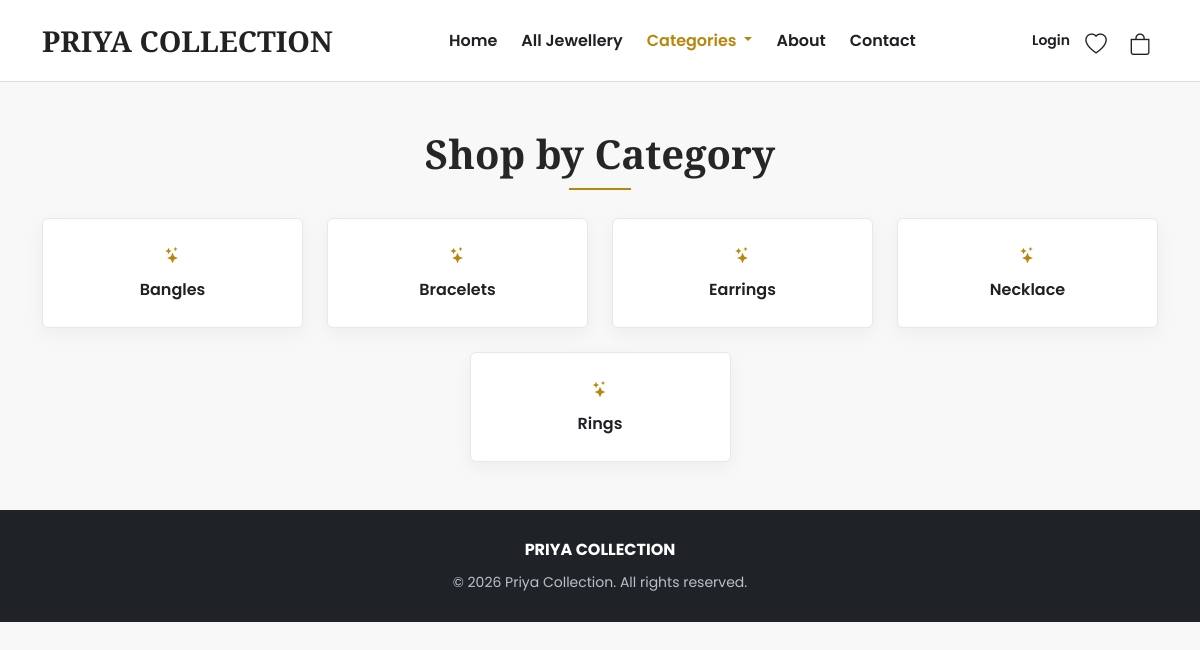
Page /categories/ on the committed database.
### store/models.py (models this page shows, shortened)
class Category(models.Model):
    name = models.CharField(max_length=120)
    slug = models.SlugField(max_length=140, blank=True, null=True)
    class Meta:
        ordering = ['name']
        verbose_name_plural = 'Categories'

### store/views.py (the view)
# urls.py: path('categories/', views.category_list, name='category_list'),
def category_list(request):
    categories = Category.objects.all()
    return render(request, 'store/category_list.html', {'categories': categories})

### store/context_processors.py (called while the page is built)
def shop_context(request):
    cart = request.session.get('cart', {})
    wishlist = request.session.get('wishlist', [])
    cart_count = sum(int(quantity) for quantity in cart.values()) if isinstance(cart, dict) else 0
    wishlist_count = len(wishlist) if isinstance(wishlist, list) else 0
    return {
        'nav_categories': Category.objects.all(),
        'cart_count': cart_count,
        'wishlist_count': wishlist_count,
    }

### store/templates/store/category_list.html (shortened to what this page needs)
{% extends 'store/base.html' %}
{% block content %}
<section class="container py-5">
    <div class="section-title mt-0">
        <h1>Shop by Category</h1>
        <div class="title-line"></div>
    </div>
    <div class="row g-4 justify-content-center">
        {% for category in categories %}
            <div class="col-sm-6 col-lg-3">
                <a class="category-card" href="{% url 'category_products' category.id category.slug|default:'jewellery' %}">
                    <span>
                        <i class="bi bi-stars"></i>
                        {{ category.name }}
                    </span>
                </a>
            </div>
        {% endfor %}
    </div>
</section>
{% endblock %}

### store/templates/store/base.html (style rules this page uses)
:root { --gold: #b8860b; --dark: #1f2328; --muted: #74777c; --line: #e7e1d7; --soft: #faf8f5; }
body { background: #f8f8f8; color: #1f2024; font-family: "Poppins", sans-serif; letter-spacing: 0; }
h1, h2, h3, h4, .brand { font-family: "Playfair Display", serif; letter-spacing: 0; }
a { color: inherit; text-decoration: none; }
.section-title { text-align: center; margin: 52px 0 28px; }
.section-title h1, .section-title h2 { font-weight: 700; color: #262626; }
.title-line { width: 62px; height: 2px; background: var(--gold); margin: 10px auto 0; }
.product-card, .category-card { background: #fff; border: 1px solid #ede7dd; border-radius: 6px; box-shadow: 0 6px 18px rgba(31, 32, 36, .05); height: 100%; }
.category-card { min-height: 110px; display: flex; align-items: center; justify-content: center; text-align: center; padding: 22px; font-weight: 600; }
.category-card i { color: var(--gold); display: block; margin-bottom: 10px; }

### rows in the picture
Category: name "Bangles"
Category: name "Bracelets"
Category: name "Earrings"
Category: name "Necklace"
Category: name "Rings"
